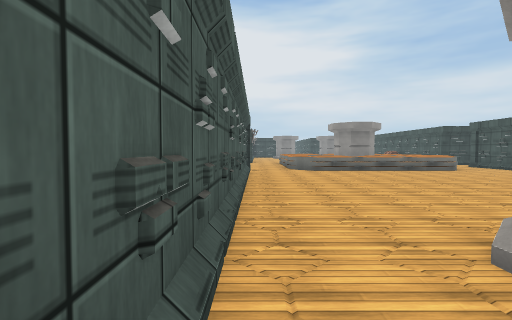
view 1 (above)

20 first-person views from a walk through a scene from a Unity 3-D project. The camera is 1.5 m above the floor, tilts 2° down and sees 85° across. The floor is counted in squares, 2 m on a side. Each view is taken from the middle of a square. On the plan, view 1 faces up. The plan holds only what a view shows up to about 10 squares ahead; the rest is blank. The place goes on beyond the plan. The player is left out. Some animated figures are left out. Surface patterns are stand-ins for the level's own textures.

view 2
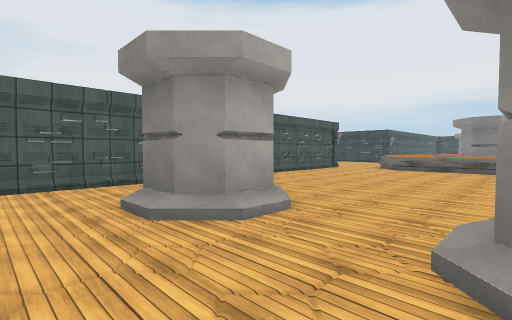

view 3
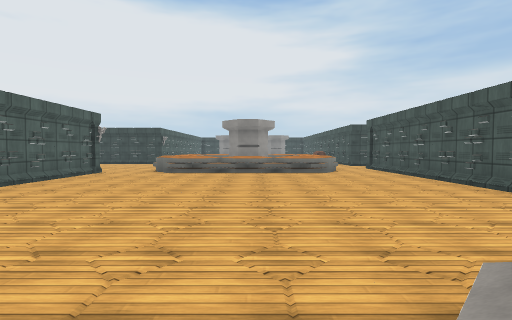

view 4
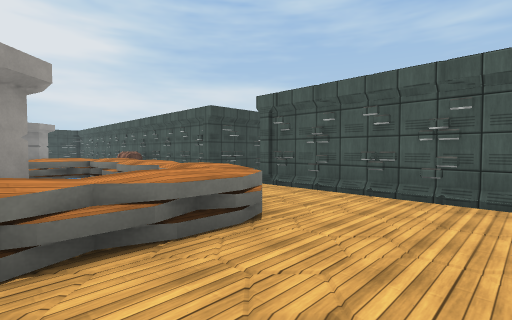

view 5
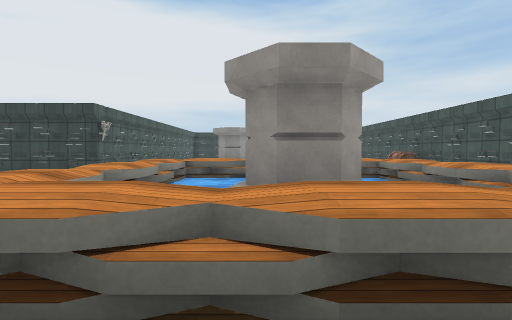

view 6
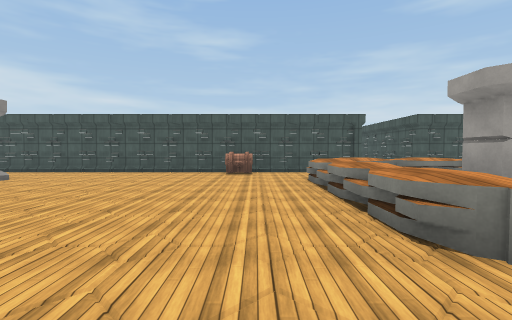

view 7
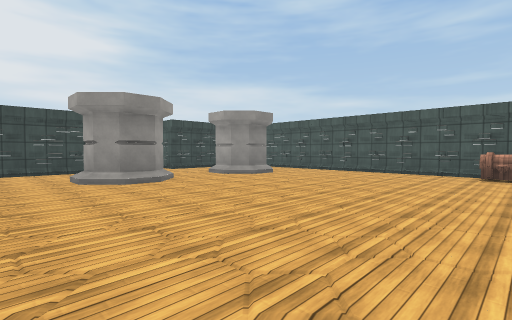

view 8
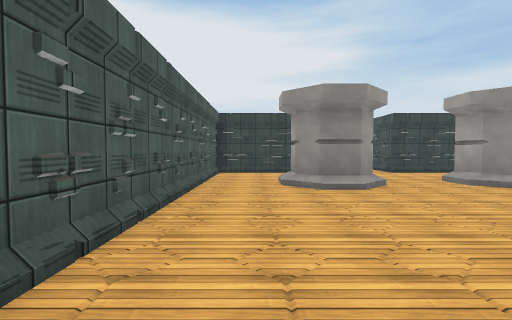

view 9
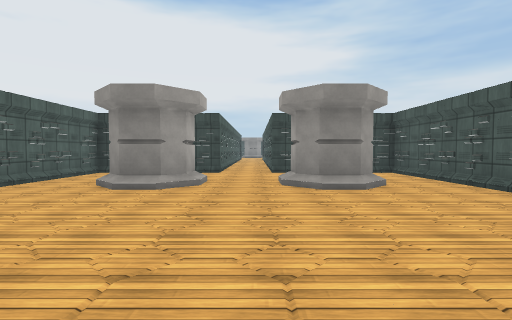

view 10
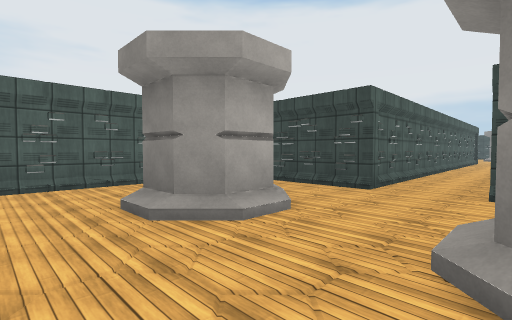

view 11
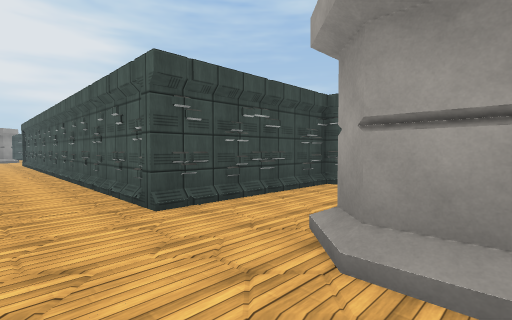

view 12
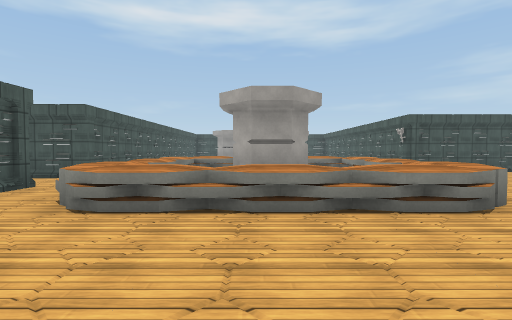

view 13
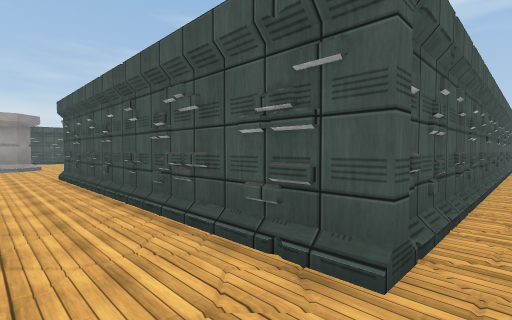

view 14
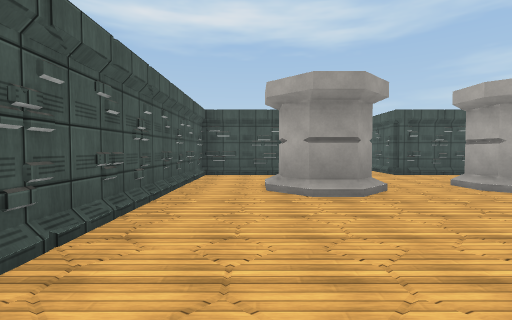

view 15
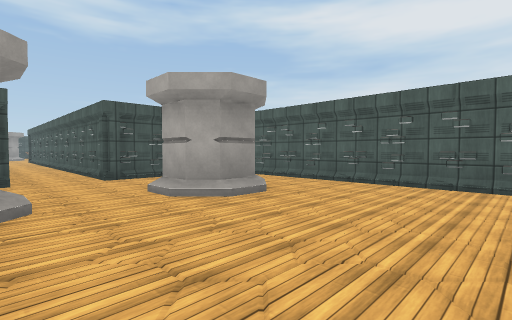

view 16
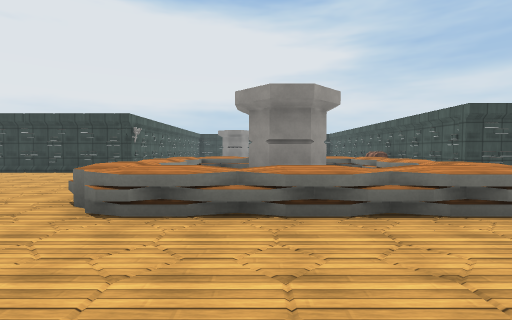

view 17
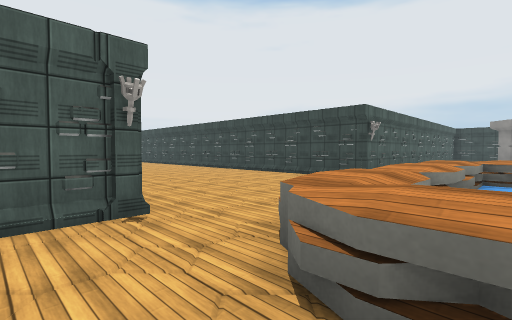

view 18
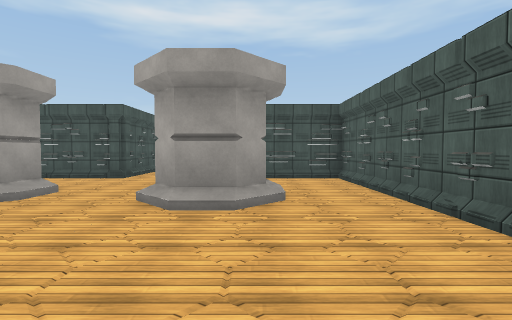

view 19
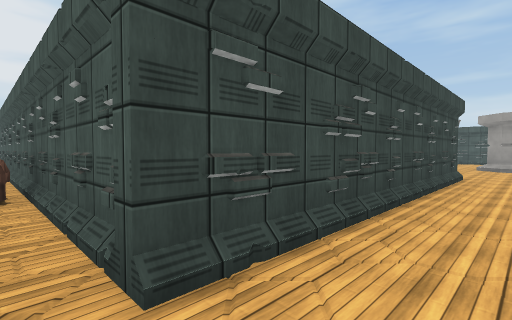

view 20
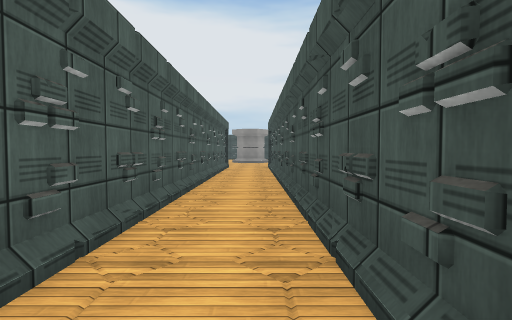

### Floor plan
Key: @ floor where view 1 was taken; # wall or solid block; . floor; / step, stairs or slope; ≈ water the walk keeps out of; ^ raised ledge; v drop or lower ground; O other object.
Columns run from 4 left of view 1 to 22 right of it. Each row starts with its distance up from view 1.
 35        #/.#
 34        #/.#
 33        #/.#
 32        #/.#
 31        #/.#
 30        #/.#
 29    #####/.####
 28    #/.........#
 27    #/.........#
 26    #/.#O..#O..#
 25    #/.#O..#O..#
 24    #/.........#
 23    #/.........#
 22    #/.........#
 21    #/.........#
 20    #/.........#
 19    #/........O#
 18    #/........O#
 17 ####/.........#
 16 ......^^^^^^^.#
 15 ......^≈≈ ≈^^.########  ..
 14 ..... ^≈#O ^^.............#
 13 ..... ^ #O ^^.............O
 12 ......^    ^^.########....
 11  .....^^^^^^^.#
 10 ####/..^^^^^..#
  9    #/.........#
  8    #/.........#
  7    #/.........#
  6    #/.........#
  5    #/.........#
  4    #/.........#
  3    #/.........#
  2    #/.#O..#O..#
  1    #/.#O..#O..#
  0    #@.........#
 -1    #/.........#
 -2    #####..####v
 -3        #..#
 -4        #..#

Positions as (right, up) in squares from view 1, and headings:
1: (0, 0), facing up
2: (6, -1), facing up-left
3: (5, 1), facing up
4: (5, 8), facing up-right
5: (4, 9), facing up
6: (0, 18), facing right
7: (0, 18), facing up-right
8: (1, 19), facing up
9: (5, 19), facing up
10: (6, 23), facing up-left
11: (4, 25), facing up-right
12: (5, 20), facing down
13: (9, 14), facing down-right
14: (8, 7), facing down
15: (6, 6), facing down-left
16: (4, 7), facing up
17: (3, 9), facing up-left
18: (2, 6), facing down
19: (9, 13), facing up-right
20: (5, 30), facing up
